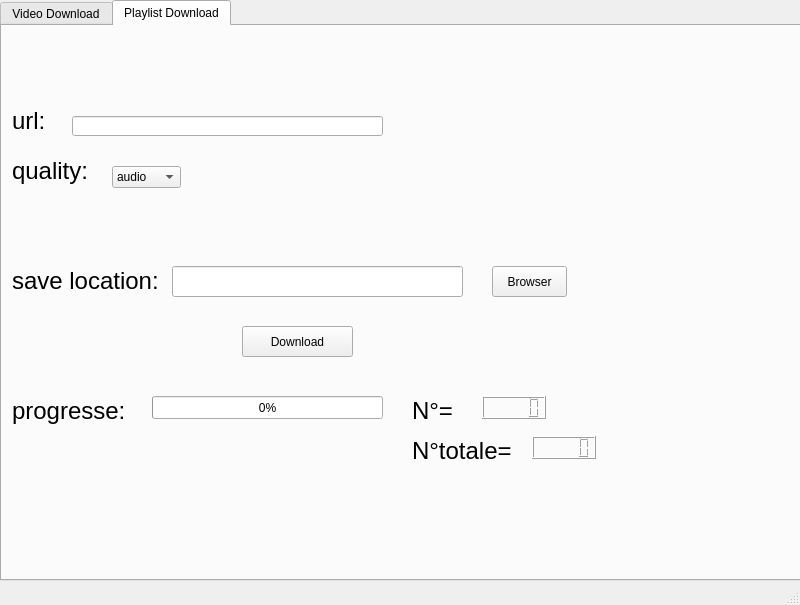
<?xml version="1.0" encoding="UTF-8"?>
<ui version="4.0">
 <class>MainWindow</class>
 <widget class="QMainWindow" name="MainWindow">
  <property name="geometry">
   <rect>
    <x>0</x>
    <y>0</y>
    <width>800</width>
    <height>605</height>
   </rect>
  </property>
  <property name="windowTitle">
   <string>MainWindow</string>
  </property>
  <widget class="QWidget" name="centralwidget">
   <widget class="QTabWidget" name="tabWidget">
    <property name="geometry">
     <rect>
      <x>0</x>
      <y>0</y>
      <width>801</width>
      <height>581</height>
     </rect>
    </property>
    <property name="toolTip">
     <string>&lt;html&gt;&lt;head/&gt;&lt;body&gt;&lt;p&gt;&lt;br/&gt;&lt;/p&gt;&lt;/body&gt;&lt;/html&gt;</string>
    </property>
    <property name="currentIndex">
     <number>1</number>
    </property>
    <widget class="QWidget" name="tab">
     <attribute name="title">
      <string>Video Download</string>
     </attribute>
     <widget class="QLabel" name="label">
      <property name="geometry">
       <rect>
        <x>20</x>
        <y>80</y>
        <width>81</width>
        <height>31</height>
       </rect>
      </property>
      <property name="text">
       <string>&lt;html&gt;&lt;head/&gt;&lt;body&gt;&lt;p&gt;&lt;span style=&quot; font-size:18pt;&quot;&gt;url:&lt;/span&gt;&lt;/p&gt;&lt;/body&gt;&lt;/html&gt;</string>
      </property>
     </widget>
     <widget class="QLabel" name="label_2">
      <property name="geometry">
       <rect>
        <x>10</x>
        <y>330</y>
        <width>151</width>
        <height>31</height>
       </rect>
      </property>
      <property name="text">
       <string>&lt;html&gt;&lt;head/&gt;&lt;body&gt;&lt;p&gt;&lt;span style=&quot; font-size:18pt;&quot;&gt;progresse:&lt;/span&gt;&lt;/p&gt;&lt;/body&gt;&lt;/html&gt;</string>
      </property>
     </widget>
     <widget class="QLabel" name="label_3">
      <property name="geometry">
       <rect>
        <x>10</x>
        <y>190</y>
        <width>151</width>
        <height>31</height>
       </rect>
      </property>
      <property name="text">
       <string>&lt;html&gt;&lt;head/&gt;&lt;body&gt;&lt;p&gt;&lt;span style=&quot; font-size:18pt;&quot;&gt;save location:&lt;/span&gt;&lt;/p&gt;&lt;/body&gt;&lt;/html&gt;</string>
      </property>
     </widget>
     <widget class="QLabel" name="label_4">
      <property name="geometry">
       <rect>
        <x>20</x>
        <y>140</y>
        <width>151</width>
        <height>31</height>
       </rect>
      </property>
      <property name="text">
       <string>&lt;html&gt;&lt;head/&gt;&lt;body&gt;&lt;p&gt;&lt;span style=&quot; font-size:18pt;&quot;&gt;quality:&lt;/span&gt;&lt;/p&gt;&lt;/body&gt;&lt;/html&gt;</string>
      </property>
     </widget>
     <widget class="QLineEdit" name="lineEdit">
      <property name="geometry">
       <rect>
        <x>170</x>
        <y>90</y>
        <width>341</width>
        <height>31</height>
       </rect>
      </property>
     </widget>
     <widget class="QLineEdit" name="lineEdit_2">
      <property name="geometry">
       <rect>
        <x>170</x>
        <y>200</y>
        <width>241</width>
        <height>31</height>
       </rect>
      </property>
     </widget>
     <widget class="QComboBox" name="comboBox">
      <property name="geometry">
       <rect>
        <x>180</x>
        <y>150</y>
        <width>69</width>
        <height>22</height>
       </rect>
      </property>
      <item>
       <property name="text">
        <string>audio</string>
       </property>
      </item>
      <item>
       <property name="text">
        <string>720p</string>
       </property>
      </item>
      <item>
       <property name="text">
        <string>480p</string>
       </property>
      </item>
      <item>
       <property name="text">
        <string>360p</string>
       </property>
      </item>
      <item>
       <property name="text">
        <string>240p</string>
       </property>
      </item>
      <item>
       <property name="text">
        <string>144p</string>
       </property>
      </item>
     </widget>
     <widget class="QProgressBar" name="progressBar">
      <property name="geometry">
       <rect>
        <x>150</x>
        <y>340</y>
        <width>241</width>
        <height>23</height>
       </rect>
      </property>
      <property name="value">
       <number>0</number>
      </property>
     </widget>
     <widget class="QPushButton" name="pushButton">
      <property name="geometry">
       <rect>
        <x>430</x>
        <y>200</y>
        <width>75</width>
        <height>31</height>
       </rect>
      </property>
      <property name="text">
       <string>Browser</string>
      </property>
     </widget>
     <widget class="QPushButton" name="pushButton_3">
      <property name="geometry">
       <rect>
        <x>230</x>
        <y>260</y>
        <width>111</width>
        <height>31</height>
       </rect>
      </property>
      <property name="text">
       <string>Download</string>
      </property>
     </widget>
    </widget>
    <widget class="QWidget" name="tab_2">
     <attribute name="title">
      <string>Playlist Download</string>
     </attribute>
     <widget class="QLabel" name="label_5">
      <property name="geometry">
       <rect>
        <x>10</x>
        <y>240</y>
        <width>151</width>
        <height>31</height>
       </rect>
      </property>
      <property name="text">
       <string>&lt;html&gt;&lt;head/&gt;&lt;body&gt;&lt;p&gt;&lt;span style=&quot; font-size:18pt;&quot;&gt;save location:&lt;/span&gt;&lt;/p&gt;&lt;/body&gt;&lt;/html&gt;</string>
      </property>
     </widget>
     <widget class="QLabel" name="label_6">
      <property name="geometry">
       <rect>
        <x>10</x>
        <y>130</y>
        <width>151</width>
        <height>31</height>
       </rect>
      </property>
      <property name="text">
       <string>&lt;html&gt;&lt;head/&gt;&lt;body&gt;&lt;p&gt;&lt;span style=&quot; font-size:18pt;&quot;&gt;quality:&lt;/span&gt;&lt;/p&gt;&lt;/body&gt;&lt;/html&gt;</string>
      </property>
     </widget>
     <widget class="QLabel" name="label_7">
      <property name="geometry">
       <rect>
        <x>10</x>
        <y>370</y>
        <width>151</width>
        <height>31</height>
       </rect>
      </property>
      <property name="text">
       <string>&lt;html&gt;&lt;head/&gt;&lt;body&gt;&lt;p&gt;&lt;span style=&quot; font-size:18pt;&quot;&gt;progresse:&lt;/span&gt;&lt;/p&gt;&lt;/body&gt;&lt;/html&gt;</string>
      </property>
     </widget>
     <widget class="QLabel" name="label_8">
      <property name="geometry">
       <rect>
        <x>10</x>
        <y>80</y>
        <width>81</width>
        <height>31</height>
       </rect>
      </property>
      <property name="text">
       <string>&lt;html&gt;&lt;head/&gt;&lt;body&gt;&lt;p&gt;&lt;span style=&quot; font-size:18pt;&quot;&gt;url:&lt;/span&gt;&lt;/p&gt;&lt;/body&gt;&lt;/html&gt;</string>
      </property>
     </widget>
     <widget class="QLineEdit" name="lineEdit_3">
      <property name="geometry">
       <rect>
        <x>70</x>
        <y>90</y>
        <width>311</width>
        <height>20</height>
       </rect>
      </property>
     </widget>
     <widget class="QLineEdit" name="lineEdit_4">
      <property name="geometry">
       <rect>
        <x>170</x>
        <y>240</y>
        <width>291</width>
        <height>31</height>
       </rect>
      </property>
     </widget>
     <widget class="QComboBox" name="comboBox_2">
      <property name="geometry">
       <rect>
        <x>110</x>
        <y>140</y>
        <width>69</width>
        <height>22</height>
       </rect>
      </property>
      <item>
       <property name="text">
        <string>audio</string>
       </property>
      </item>
      <item>
       <property name="text">
        <string>720p</string>
       </property>
      </item>
      <item>
       <property name="text">
        <string>480p</string>
       </property>
      </item>
      <item>
       <property name="text">
        <string>360p</string>
       </property>
      </item>
      <item>
       <property name="text">
        <string>240p</string>
       </property>
      </item>
      <item>
       <property name="text">
        <string>144p</string>
       </property>
      </item>
     </widget>
     <widget class="QProgressBar" name="progressBar_2">
      <property name="geometry">
       <rect>
        <x>150</x>
        <y>370</y>
        <width>231</width>
        <height>23</height>
       </rect>
      </property>
      <property name="value">
       <number>0</number>
      </property>
     </widget>
     <widget class="QLCDNumber" name="lcdNumber">
      <property name="geometry">
       <rect>
        <x>480</x>
        <y>370</y>
        <width>64</width>
        <height>23</height>
       </rect>
      </property>
      <property name="value" stdset="0">
       <double>0.000000000000000</double>
      </property>
     </widget>
     <widget class="QLabel" name="label_9">
      <property name="geometry">
       <rect>
        <x>410</x>
        <y>370</y>
        <width>41</width>
        <height>31</height>
       </rect>
      </property>
      <property name="text">
       <string>&lt;html&gt;&lt;head/&gt;&lt;body&gt;&lt;p&gt;&lt;span style=&quot; font-size:18pt;&quot;&gt;N°=&lt;/span&gt;&lt;/p&gt;&lt;/body&gt;&lt;/html&gt;</string>
      </property>
     </widget>
     <widget class="QPushButton" name="pushButton_2">
      <property name="geometry">
       <rect>
        <x>490</x>
        <y>240</y>
        <width>75</width>
        <height>31</height>
       </rect>
      </property>
      <property name="text">
       <string>Browser</string>
      </property>
     </widget>
     <widget class="QPushButton" name="pushButton_4">
      <property name="geometry">
       <rect>
        <x>240</x>
        <y>300</y>
        <width>111</width>
        <height>31</height>
       </rect>
      </property>
      <property name="text">
       <string>Download</string>
      </property>
     </widget>
     <widget class="QLabel" name="label_10">
      <property name="geometry">
       <rect>
        <x>410</x>
        <y>410</y>
        <width>121</width>
        <height>31</height>
       </rect>
      </property>
      <property name="text">
       <string>&lt;html&gt;&lt;head/&gt;&lt;body&gt;&lt;p&gt;&lt;span style=&quot; font-size:18pt;&quot;&gt;N°totale=&lt;/span&gt;&lt;/p&gt;&lt;/body&gt;&lt;/html&gt;</string>
      </property>
     </widget>
     <widget class="QLCDNumber" name="lcdNumber_2">
      <property name="geometry">
       <rect>
        <x>530</x>
        <y>410</y>
        <width>64</width>
        <height>23</height>
       </rect>
      </property>
     </widget>
    </widget>
   </widget>
  </widget>
  <widget class="QMenuBar" name="menubar">
   <property name="geometry">
    <rect>
     <x>0</x>
     <y>0</y>
     <width>800</width>
     <height>21</height>
    </rect>
   </property>
  </widget>
  <widget class="QStatusBar" name="statusbar"/>
 </widget>
 <resources/>
 <connections/>
</ui>
